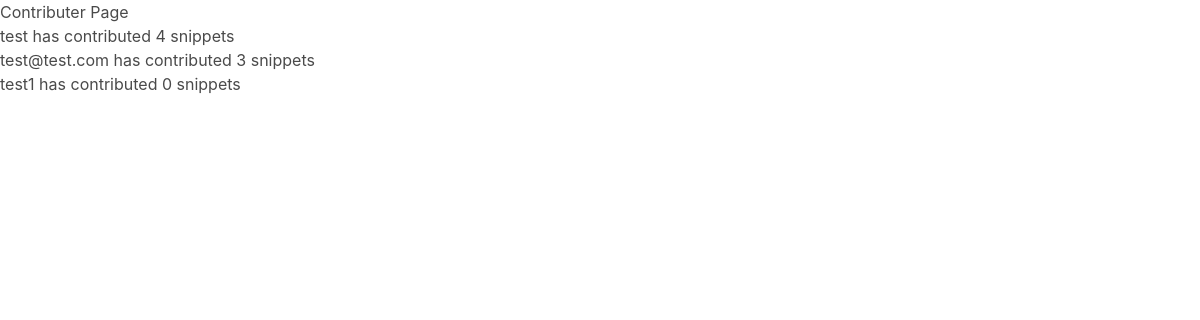
Before: /snippet/top_contributers/ with the older database file.
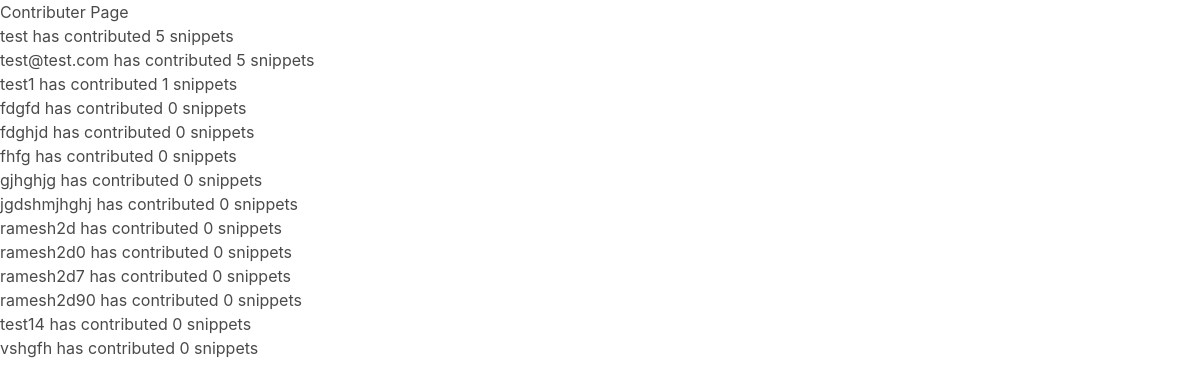
After: the same page with the newer database file.
### snippets/models.py (models this page shows, shortened)
class CustomUser(AbstractUser):
    name=models.CharField(_("Name"),max_length=200)
    class Meta:
        unique_together=('name','email','id')

### snippets/views.py (the view)
# urls.py: path('snippet/top_contributers/',TopContributers.as_view(),name='contributer'),
class TopContributers(TemplateView):
    template_name='snippets/contributer.html'
    def get_context_data(self,**kwargs):
        context=super().get_context_data(**kwargs)
        query=Snippet.get_top_contributers(self)
        context['users']=query
        return context

### snippets/models.py (called while the page is built)
    def get_top_contributers(self):
        return CustomUser.objects.annotate(score=Count('snippet')).order_by('-score')

### templates/snippets/contributer.html
{% extends  'base.html' %}
{% block content %}
Contributer Page
{% for obj in users %}
<p>  {{obj.username|default:"NA"}} has contributed {{obj.score}} snippets </p>
{% endfor %}
{% endblock content %}

Changed rows visible on the page:
changed CustomUser "test": score "4" → "5"
changed CustomUser "test@test.com": score "3" → "5"
computed for CustomUser "test1": score "0" → "1"
added CustomUser: username "fdgfd", score "0"
added CustomUser: username "fdghjd", score "0"
added CustomUser: username "fhfg", score "0"
added CustomUser: username "gjhghjg", score "0"
added CustomUser: username "jgdshmjhghj", score "0"
added CustomUser: username "ramesh2d", score "0"
added CustomUser: username "ramesh2d0", score "0"
added CustomUser: username "ramesh2d7", score "0"
added CustomUser: username "ramesh2d90", score "0"
added CustomUser: username "test14", score "0"
added CustomUser: username "vshgfh", score "0"
